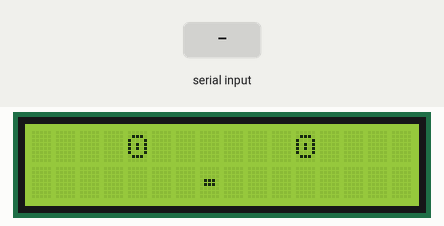
Simulated run of this sketch. Board: Arduino Uno, built with avr-gcc and run on an emulated ATmega328P. On the bench: 16×2 character LCD. Inputs (shaded band) come from the test bench. Random numbers use the default seed unless the sketch sets one.

Above: at 2.7 s.
2.8 s: byte 66 ('B') received over Serial
At 3.28 s:
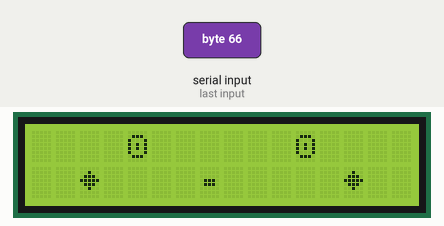
5.3 s: "E" received over Serial
At 6.3 s:
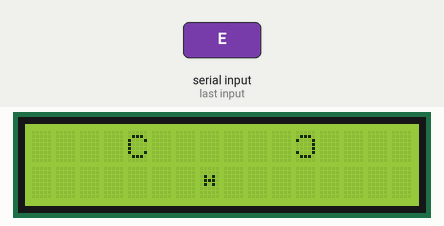
8.3 s: byte 84 ('T') received over Serial
At 9.7 s:
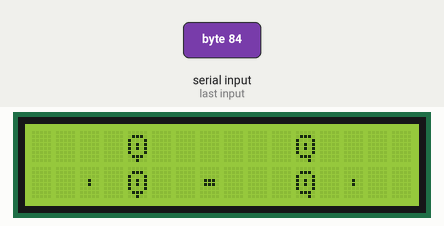
11.3 s: byte 89 ('Y') received over Serial
At 11.9 s:
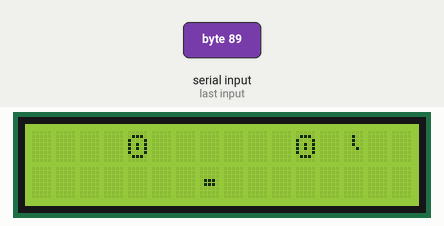
13.5 s: byte 84 ('T') received over Serial
At 14.91 s:
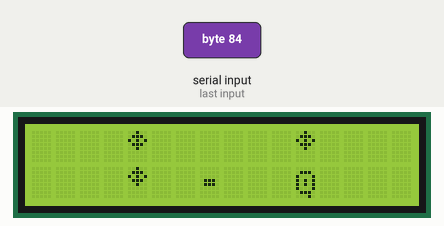
Timing chart, 0 to 16.5 s (numbered marks = the images above; inputs shaded):
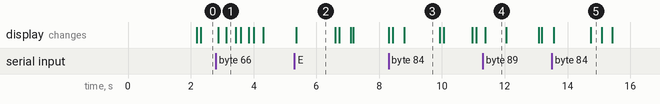

The sketch:

arduino_lcd_mouth.ino
```cpp
#include <Wire.h>
#include <LiquidCrystal_I2C.h>

LiquidCrystal_I2C lcd(0x27, 16, 2);

// -------------------------------
// Custom chars (patterns)
// -------------------------------

// Eyes
byte eyeCenter[8] = {
  B00000, B01110, B10001, B10101,
  B10101, B10001, B01110, B00000
};

byte eyeLeft[8] = {
  B00000, B01110, B10001, B10000,
  B10000, B10001, B01110, B00000
};

byte eyeRight[8] = {
  B00000, B01110, B10001, B00001,
  B00001, B10001, B01110, B00000
};

byte eyeHappy[8] = {
  B00000, B00000, B10001, B10101,
  B10101, B10001, B01110, B00000
};

byte eyeAngryLeft[8] = {
  B00000, B01000, B10000, B10100,
  B10100, B10000, B01110, B00000
};

byte eyeAngryRight[8] = {
  B00000, B00010, B00001, B00101,
  B00101, B00001, B01110, B00000
};

byte eyeClosed[8] = {
  B00000, B00000, B00000, B11111,
  B00000, B00000, B00000, B00000
};

byte eyeWinkLeft[8] = {
  B00000, B00000, B10001, B11111,
  B10001, B00000, B00000, B00000
};

byte eyeWinkRight[8] = {
  B00000, B00000, B10001, B10001,
  B11111, B00000, B00000, B00000
};

byte eyeTearLeft[8] = {
  B00000, B01110, B10001, B10101,
  B10101, B10001, B01110, B00100
};

byte eyeTearRight[8] = {
  B00000, B01110, B10001, B10101,
  B10101, B10001, B01110, B00010
};

byte starEye[8] = {
  B00100, B01110, B10101, B01110,
  B00100, B00000, B00000, B00000
};

byte sweatDrop[8] = {
  B00000, B00100, B00100, B00100,
  B00010, B00000, B00000, B00000
};

// Blush
byte blush[8] = {
  B00000, B00000, B00000, B00100,
  B00100, B00000, B00000, B00000
};

byte blushBright[8] = {
  B00000, B00100, B01110, B11111,
  B01110, B00100, B00000, B00000
};

// Mouth shapes (slot 3 is reserved for mouth)
byte mouth_M[8] = {
  B00000, B00000, B00000, B01110,
  B01110, B00000, B00000, B00000
};

byte mouth_E[8] = {
  B00000, B00000, B01010, B01110,
  B01010, B00000, B00000, B00000
};

byte mouth_A[8] = {
  B00000, B00000, B00100, B01110,
  B01110, B00100, B00000, B00000
};

byte mouth_O[8] = {
  B00000, B00000, B00100, B01010,
  B01010, B00100, B00000, B00000
};

byte mouth_U[8] = {
  B00000, B00000, B00000, B01010,
  B00100, B00000, B00000, B00000
};

// -------------------------------
// State variables
// -------------------------------
char currentMouth = 'M';  // displayed mouth char (whatever Python sends)
unsigned long mouthLastUpdate = 0;
unsigned long mouthIdleTimeout = 1200; // ms — if no mouth frames for a while, return to M

// Eye modes
enum EyeMode { E_CENTER, E_LEFT, E_RIGHT, E_HAPPY, E_ANGRY, E_SURPRISED };
EyeMode eyeMode = E_CENTER;

// Head tilt (confused)
int headTilt = 0;     // -1, 0, +1
bool confusedMode = false;

// Blink/wink
bool blinking = false;
unsigned long blinkStart = 0;
int blinkDuration = 80;       // faster blink: 60-100ms

bool winkActive = false;
unsigned long winkStart = 0;
int winkDuration = 110;       // faster wink
bool winkLeft = false;

// Tears / sweat / stars
bool tearsOn = false;
unsigned long tearsStart = 0;

bool starEyes = false;
unsigned long starStart = 0;
int starDuration = 700; // ms

bool sweatDropOneShot = false;
unsigned long sweatStart = 0;
int sweatDuration = 700; // ms

// Blush
bool showBlush = false;
bool heartbeatBlush = false;
unsigned long blushStart = 0;
int blushPulseStage = 0;
unsigned long lastBlushCheck = 0;

// Random timers (tuned)
unsigned long lastEyeChange = 0;
unsigned long nextEyeChange = 3000; // 3-5s idle eye movement
unsigned long lastBlink = 0;
unsigned long nextBlink = 2000;     // faster blink 2-4s
unsigned long lastBlushCheckRand = 0;
unsigned long nextBlushCheck = 5000; // check blush every ~5-9s

// Random seed pin
#define RAND_PIN A0

// -------------------------------
// Helpers: dynamic char load
// slots mapping: 0 = left eye, 1 = right eye, 2 = blush, 3 = mouth, 4 = temp, 5 = temp2
// -------------------------------
void loadEyes(byte *leftPattern, byte *rightPattern) {
  lcd.createChar(0, leftPattern);
  lcd.createChar(1, rightPattern);
}

void loadBlush(bool bright) {
  if (bright) lcd.createChar(2, blushBright);
  else lcd.createChar(2, blush);
}

void loadMouthChar(char p) {
  // map char to available mouth patterns. If you later extend with more frames,
  // add them and map here. For now we support M, E, A, O, U
  if (p == 'M') lcd.createChar(3, mouth_M);
  else if (p == 'E') lcd.createChar(3, mouth_E);
  else if (p == 'A') lcd.createChar(3, mouth_A);
  else if (p == 'O') lcd.createChar(3, mouth_O);
  else if (p == 'U') lcd.createChar(3, mouth_U);
  else lcd.createChar(3, mouth_M); // fallback
}

void loadTemp(byte *pattern, uint8_t slot = 4) {
  lcd.createChar(slot, pattern);
}

// -------------------------------
// Draw face function (composes current face)
// -------------------------------
void drawFace() {
  lcd.clear();

  int leftX = 4 + headTilt;
  int rightX = 11 + headTilt;
  int mouthX = 7 + headTilt;

  // choose eye patterns
  byte *lpat = eyeCenter;
  byte *rpat = eyeCenter;

  if (tearsOn) {
    // teary variants
    lpat = eyeTearLeft;
    rpat = eyeTearRight;
  } else if (starEyes) {
    lpat = starEye;
    rpat = starEye;
  } else if (blinkActive()) {
    lpat = eyeClosed;
    rpat = eyeClosed;
  } else if (winkActive) {
    if (winkLeft) {
      lpat = eyeWinkLeft;
      rpat = (eyeMode == E_RIGHT ? eyeRight : eyeCenter);
    } else {
      lpat = (eyeMode == E_LEFT ? eyeLeft : eyeCenter);
      rpat = eyeWinkRight;
    }
  } else {
    // default mapping based on mode
    switch (eyeMode) {
      case E_CENTER: lpat = eyeCenter; rpat = eyeCenter; break;
      case E_LEFT:   lpat = eyeLeft;   rpat = eyeRight;  break;
      case E_RIGHT:  lpat = eyeLeft;   rpat = eyeRight;  break;
      case E_HAPPY:  lpat = eyeHappy;  rpat = eyeHappy;  break;
      case E_ANGRY:  lpat = eyeAngryLeft; rpat = eyeAngryRight; break;
      case E_SURPRISED: lpat = eyeCenter; rpat = eyeCenter; break;
      default: lpat = eyeCenter; rpat = eyeCenter; break;
    }
  }

  // load chosen chars into slots 0 & 1
  loadEyes(lpat, rpat);

  // ensure mouth slot is loaded
  loadMouthChar(currentMouth);

  // draw left eye
  lcd.setCursor(leftX, 0);
  lcd.write(byte(0));

  // draw right eye
  lcd.setCursor(rightX, 0);
  lcd.write(byte(1));

  // blush
  if (showBlush) {
    loadBlush(heartbeatBlush && (blushPulseStage % 2 == 1));
    lcd.setCursor(2, 1);
    lcd.write(byte(2));
    lcd.setCursor(13, 1);
    lcd.write(byte(2));
  }

  // sweat one-shot (top-right)
  if (sweatDropOneShot) {
    loadTemp(sweatDrop, 4);
    lcd.setCursor(rightX + 2, 0);
    lcd.write(byte(4));
  }

  // tears show under eyes (use temp slots)
  if (tearsOn) {
    loadTemp(eyeTearLeft, 4);
    lcd.setCursor(leftX, 1);
    lcd.write(byte(4));
    loadTemp(eyeTearRight, 5);
    lcd.setCursor(rightX, 1);
    lcd.write(byte(5));
  }

  // star eyes override (draw stars in eye slots)
  if (starEyes) {
    loadTemp(starEye, 4);
    lcd.setCursor(leftX, 0);
    lcd.write(byte(4));
    lcd.setCursor(rightX, 0);
    lcd.write(byte(4));
  }

  // draw mouth
  lcd.setCursor(mouthX, 1);
  lcd.write(byte(3));
}

// helper to check blink
bool blinkActive() {
  if (blinking && (millis() - blinkStart < (unsigned long)blinkDuration)) return true;
  return false;
}

// -------------------------------
// Random behavior engine (non-blocking)
// Tuned timings: faster blinks, slower blush fade
// -------------------------------
void scheduleNextEyeChange() {
  nextEyeChange = random(3000, 5000);
  lastEyeChange = millis();
}

void scheduleNextBlink() {
  nextBlink = random(2000, 4000);
  lastBlink = millis();
}

void scheduleNextBlushCheck() {
  nextBlushCheck = random(4000, 9000);
  lastBlushCheckRand = millis();
}

void randomBehaviorTick() {
  unsigned long now = millis();

  // eyes movement
  if (now - lastEyeChange >= nextEyeChange) {
    if (!tearsOn && !starEyes && !winkActive) {
      int pick = random(0, 10);
      if (pick < 3) eyeMode = E_CENTER;
      else if (pick < 5) eyeMode = E_LEFT;
      else if (pick < 7) eyeMode = E_RIGHT;
      else if (pick < 8) eyeMode = E_HAPPY;
      else if (pick < 9) eyeMode = E_ANGRY;
      else eyeMode = E_SURPRISED;
    }
    scheduleNextEyeChange();
    drawFace();
  }

  // blinking (faster)
  if (now - lastBlink >= nextBlink) {
    blinking = true;
    blinkStart = now;
    scheduleNextBlink();
    drawFace();
  }
  if (blinking && (now - blinkStart >= (unsigned long)blinkDuration)) {
    blinking = false;
    drawFace();
  }

  // random wink (rare)
  if (!winkActive && random(0, 1000) < 8) {
    winkActive = true;
    winkLeft = (random(0,2) == 0);
    winkStart = now;
    drawFace();
  }
  if (winkActive && (now - winkStart >= (unsigned long)winkDuration)) {
    winkActive = false;
    drawFace();
  }

  // blush check (slower fade, but more often if you asked earlier)
  if (now - lastBlushCheckRand >= nextBlushCheck) {
    // ~25% chance every check
    if (!showBlush && random(0,100) < 25) {
      showBlush = true;
      blushStart = now;
      heartbeatBlush = (random(0,100) < 45); // ~45% of blushes heartbeat
      blushPulseStage = 0;
      drawFace();
    }
    scheduleNextBlushCheck();
  }

  // blush pulsing & fade (slower fade)
  if (showBlush) {
    if (heartbeatBlush) {
      if (((now - blushStart) / 240) > (unsigned long)blushPulseStage) {
        blushPulseStage++;
        drawFace();
      }
    }
    // hide blush after 900 - 1800 ms (slower fade)
    if (now - blushStart > (unsigned long)random(900, 1800)) {
      showBlush = false;
      heartbeatBlush = false;
      drawFace();
    }
  }

  // random tears
  if (!tearsOn && random(0, 20000) < 8) { // rare
    tearsOn = true;
    tearsStart = now;
    drawFace();
  }
  if (tearsOn && (now - tearsStart > (unsigned long)random(1200, 3600))) {
    tearsOn = false;
    drawFace();
  }

  // star eyes (rare)
  if (!starEyes && random(0, 20000) < 8) {
    starEyes = true;
    starStart = now;
    drawFace();
  }
  if (starEyes && (now - starStart > (unsigned long)starDuration)) {
    starEyes = false;
    drawFace();
  }

  // sweat drop one-shot
  if (!sweatDropOneShot && random(0, 20000) < 10) {
    sweatDropOneShot = true;
    sweatStart = now;
    drawFace();
  }
  if (sweatDropOneShot && (now - sweatStart > (unsigned long)sweatDuration)) {
    sweatDropOneShot = false;
    drawFace();
  }

  // confused head-tilt occasional nudge
  if (confusedMode && random(0, 1000) < 10) {
    headTilt = (random(0,2) == 0) ? -1 : 1;
    drawFace();
  }
  if (!confusedMode && headTilt != 0 && random(0,1000) < 6) {
    headTilt = 0;
    drawFace();
  }
}

// -------------------------------
// Serial command handler
// -------------------------------
void handleSerial() {
  while (Serial.available()) {
    char c = Serial.read();

    // Treat lowercase as uppercase for convenience
    if (c >= 'a' && c <= 'z') c = c - 'a' + 'A';

    // Mouth frames (Python sends single-char frames)
    if (c == 'M' || c == 'E' || c == 'A' || c == 'O' || c == 'U') {
      currentMouth = c;
      mouthLastUpdate = millis();
      loadMouthChar(currentMouth);
      drawFace();
      continue;
    }

    // If Python wants to send a different mouth frame not in the set above,
    // add mapping in loadMouthChar and add condition here.

    // other expression commands:
    switch (c) {
      case 'N': // neutral reset
        eyeMode = E_CENTER;
        showBlush = false;
        tearsOn = false;
        starEyes = false;
        confusedMode = false;
        headTilt = 0;
        drawFace();
        break;

      case 'L': // look left
        eyeMode = E_LEFT; drawFace(); break;
      case 'R': // look right
        eyeMode = E_RIGHT; drawFace(); break;
      case 'H': // happy
        eyeMode = E_HAPPY; drawFace(); break;
      case 'G': // grumpy / angry
        eyeMode = E_ANGRY; drawFace(); break;
      case 'S': // surprised
        eyeMode = E_SURPRISED; drawFace(); break;
      case 'W': // wink
        winkActive = true;
        winkLeft = (random(0,2)==0);
        winkStart = millis();
        drawFace();
        break;

      case 'B': // heartbeat blush (immediate)
        showBlush = true;
        heartbeatBlush = true;
        blushStart = millis();
        blushPulseStage = 0;
        drawFace();
        break;

      case 'T': // toggle tears
        tearsOn = !tearsOn;
        if (tearsOn) tearsStart = millis();
        drawFace();
        break;

      case 'Y': // sweat one-shot
        sweatDropOneShot = true;
        sweatStart = millis();
        drawFace();
        break;

      case 'X': // star eyes
        starEyes = true;
        starStart = millis();
        drawFace();
        break;

      case 'C': // confused toggle
        confusedMode = !confusedMode;
        if (confusedMode) headTilt = -1; else headTilt = 0;
        drawFace();
        break;

      default:
        // unknown commands ignored
        break;
    }
  }
}

// -------------------------------
// Setup & Loop
// -------------------------------
void setup() {
  lcd.init();
  lcd.backlight();

  // Preload a few slots to avoid flicker
  lcd.createChar(0, eyeCenter);
  lcd.createChar(1, eyeCenter);
  lcd.createChar(2, blush);
  lcd.createChar(3, mouth_M);

  Serial.begin(9600);

  randomSeed(analogRead(RAND_PIN));

  scheduleNextEyeChange();
  scheduleNextBlink();
  scheduleNextBlushCheck();

  drawFace();
}

void loop() {
  // handle incoming serial frames & commands
  handleSerial();

  // return to closed mouth after idle timeout if no new frames from Python
  if (currentMouth != 'M' && (millis() - mouthLastUpdate > mouthIdleTimeout)) {
    currentMouth = 'M';
    loadMouthChar(currentMouth);
    drawFace();
  }

  // run autonomous behavior
  randomBehaviorTick();

  // small sleep — keeps loop responsive and reduces flicker
  delay(30);
}

/*
Serial Command Reference (single char commands):

M,E,A,O,U  -> mouth frames (Python should send these directly for multi-frame lip-sync)
N          -> reset to neutral
L          -> look left
R          -> look right
H          -> happy eyes
G          -> angry/grumpy eyes
S          -> surprised
W          -> wink (auto left/right)
B          -> heartbeat blush (immediate)
T          -> toggle tears on/off
Y          -> sweat one-shot
X          -> star eyes (short)
C          -> toggle confused head-tilt

Notes:
- Python should send single-byte chars for mouth frames in sequence to implement smooth lip-sync.
  E.g. smoother sequence (from Python): b'M', b'E', b'A', b'E', b'M'  (Arduino will display each frame)
- If you want more mouth frames (H1, H2, etc.) you can add additional pattern arrays and map characters to them in loadMouthChar().
- Timings tuned: faster blinks (60–100ms), slower blush fade (0.9–1.8s), mouth idle timeout ~1.2s.
*/
```

Measured:
- what the display in image 2 shows lasts 1.2 s, from 5.4 s to 6.6 s
- what the display in image 3 shows lasts 1.1 s, from 8.8 s to 9.9 s
